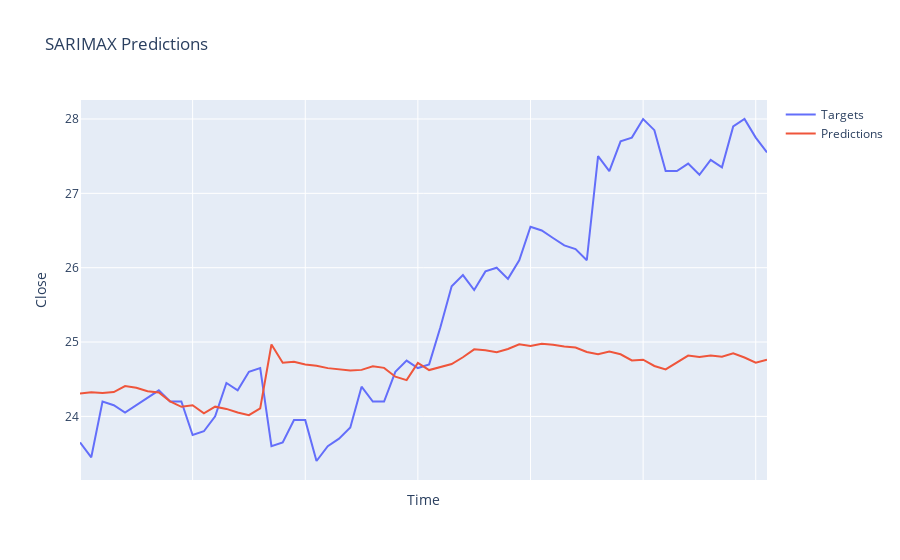

The notebook cell this image was saved under:
### Code cell
visualize_results(tcb_sarimax, "SARIMAX")
